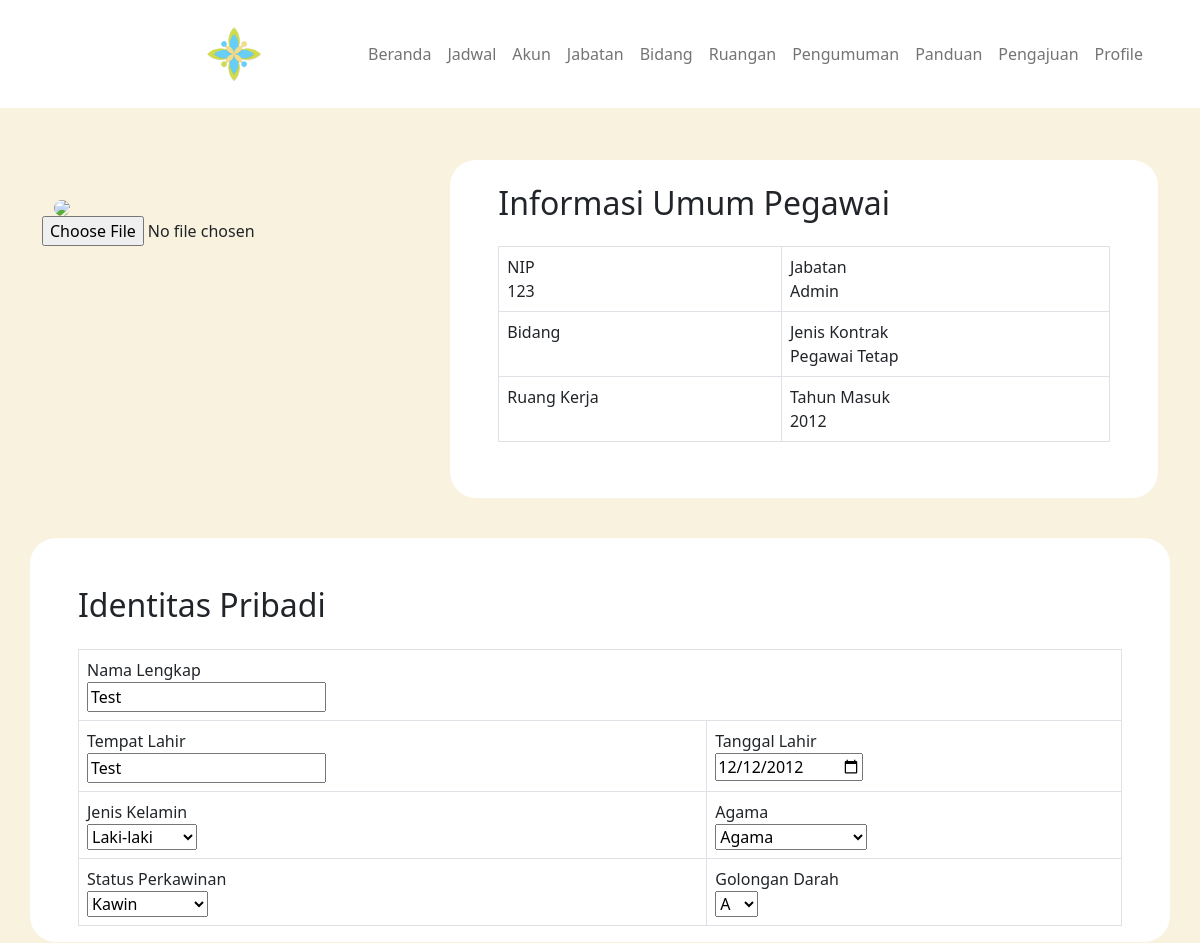
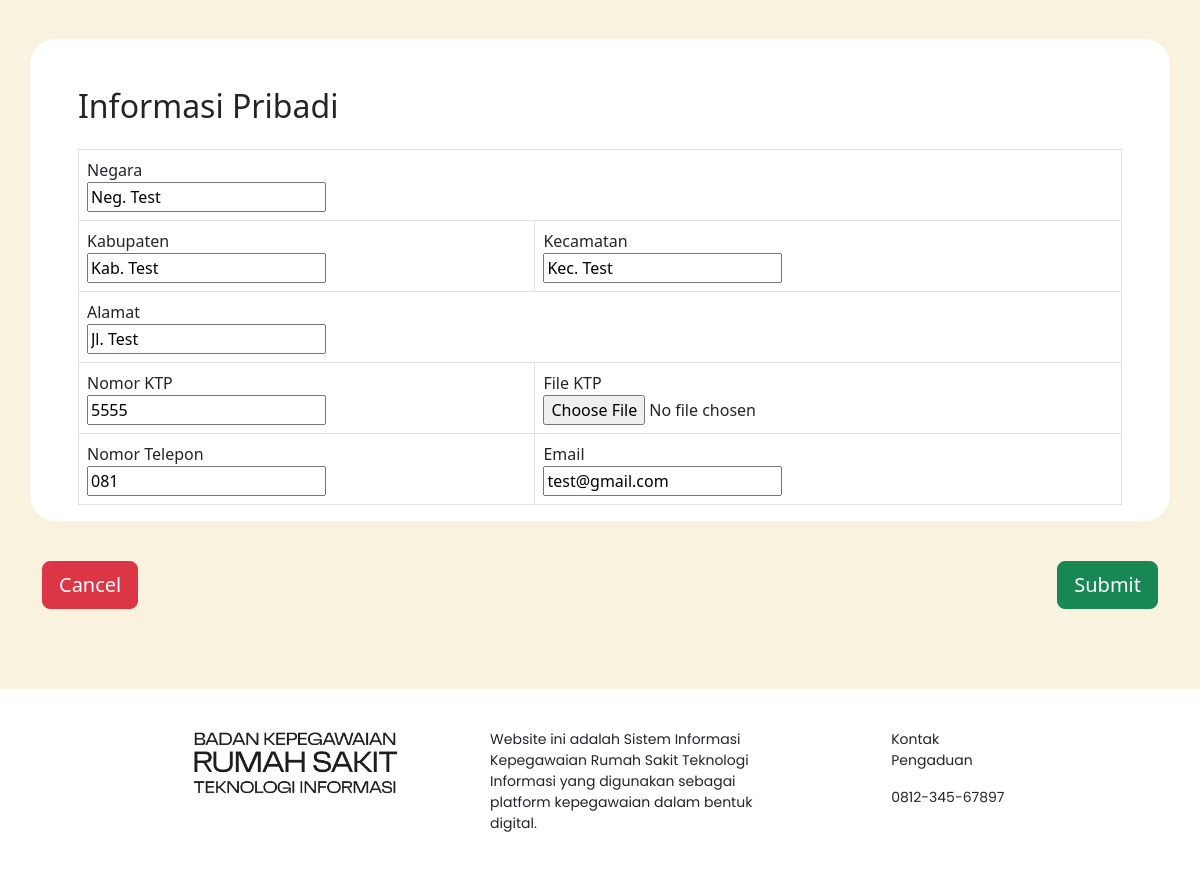
/profile_admin_edit.php (signed in), run on the app's committed database (2 pictures, top to bottom).
### tables this page shows
CREATE TABLE tb_pegawai(
	id_pegawai INT AUTO_INCREMENT,
	id_jabatan INT,
	id_bidang INT,
	id_ruangan INT,
	username VARCHAR(255),
	email VARCHAR(255),
	password_pg VARCHAR(255),
	nip VARCHAR(18),
	nama VARCHAR(255),
	foto_profile MEDIUMBLOB,
	no_hp VARCHAR(15),
	alamat VARCHAR(255),
	kecamatan VARCHAR(255),
	kabupaten VARCHAR(255),
	negara VARCHAR(255),
	agama VARCHAR(255),
	jenis_kelamin ENUM('L','P'),
	golongan_darah ENUM('A','B','AB','O'),
	tempat_lahir VARCHAR(255),
	tgl_lahir DATE,
	status_kawin ENUM('Kawin','Belum Kawin'),
	no_ktp VARCHAR(16),
	file_ktp MEDIUMBLOB,
	tahun_masuk YEAR,
	jenis_kontrak VARCHAR(255),
	tgl_buat TIMESTAMP,
	PRIMARY KEY(id_pegawai),
	FOREIGN KEY(id_jabatan) REFERENCES tb_jabatan(id_jabatan),
	FOREIGN KEY(id_bidang) REFERENCES tb_bidang(id_bidang),
	FOREIGN KEY(id_ruangan) REFERENCES tb_ruangan(id_ruangan),
	UNIQUE(username),
	UNIQUE(nip),
	UNIQUE(no_ktp)
);

CREATE TABLE tb_jabatan(
	id_jabatan INT AUTO_INCREMENT,
	nama_jabatan VARCHAR(255),
	PRIMARY KEY(id_jabatan),
	UNIQUE(nama_jabatan)
);

### profile_admin_edit.php (the view, shortened to what this page needs)
<?php
if (!isset($_SESSION["id_pegawai"]) || $_SESSION['nama_jabatan'] != 'Admin') {
    header("location:login.php");
} else {
    require "./dbConnection.php";
    $sql = 'SELECT *
            FROM tb_jabatan
            INNER JOIN tb_pegawai
                ON tb_pegawai.id_jabatan = tb_jabatan.id_jabatan
            WHERE id_pegawai = :id_pegawai';
    $statement = $pdo->prepare($sql);
    $statement->bindParam(':id_pegawai', $_SESSION["id_pegawai"], PDO::PARAM_STR);
    $statement->execute();
    $user_jabatan = $statement->fetch(PDO::FETCH_ASSOC);
    $sql = 'SELECT *
            FROM tb_bidang
            INNER JOIN tb_pegawai
                ON tb_pegawai.id_bidang = tb_bidang.id_bidang
            WHERE id_pegawai = :id_pegawai';
    $statement = $pdo->prepare($sql);
    $statement->bindParam(':id_pegawai', $_SESSION["id_pegawai"], PDO::PARAM_STR);
    $statement->execute();
    $user_bidang = $statement->fetch(PDO::FETCH_ASSOC);
    $sql = 'SELECT *
            FROM tb_ruangan
            INNER JOIN tb_pegawai
                ON tb_pegawai.id_ruangan = tb_ruangan.id_ruangan
            WHERE id_pegawai = :id_pegawai';
    $statement = $pdo->prepare($sql);
    $statement->bindParam(':id_pegawai', $_SESSION["id_pegawai"], PDO::PARAM_STR);
    $statement->execute();
    $user_ruangan = $statement->fetch(PDO::FETCH_ASSOC);
    $sql = 'SELECT *
            FROM tb_pegawai
            WHERE id_pegawai = :id_pegawai';
    $statement = $pdo->prepare($sql);
    $statement->bindParam(':id_pegawai', $_SESSION["id_pegawai"], PDO::PARAM_STR);
    $statement->execute();
    $user = $statement->fetch(PDO::FETCH_ASSOC);
    if ($user['jenis_kelamin'] == 'L') {
        $jk = 'Laki-laki';
    } else {
        $jk = 'Perempuan';
    }
}
?>
<!doctype html>
<html lang="en">
<head>
    <link rel="stylesheet" href="style/beranda.css">
    <link href="https://cdn.jsdelivr.net/npm/bootstrap@5.2.3/dist/css/bootstrap.min.css" rel="stylesheet">
</head>
<body class="d-flex flex-column min-vh-100" style="background-color: #F8F2DE;">
    <div class="d-flex flex-column justify-content-start header fixed-top">
        <nav class="navbar navbar-expand-sm">
            <div class="container-fluid">
                <img src="img/char-logo.png" alt="logo-rumah-sakit" height="60" class="kiri" style="padding-right: 8vw;">
                <div class="collapse navbar-collapse" id="navbarNav">
                    <ul class="navbar-nav text-center">
                    <li class="nav-item">
                        <a class="nav-link" aria-current="page" href="beranda-after_admin.php">Beranda</a>
                        </li>
                        <li class="nav-item">
                        <a class="nav-link" href="jadwal_admin.php">Jadwal</a>
                        </li>
                        <li class="nav-item">
                        <a class="nav-link" href="akun.php">Akun</a>
                        </li>
                        <li class="nav-item">
                        <a class="nav-link" href="jabatan.php">Jabatan</a>
                        </li>
                        <li class="nav-item">
                        <a class="nav-link" href="bidang.php">Bidang</a>
                        </li>
                        <li class="nav-item">
                        <a class="nav-link" href="ruangan.php">Ruangan</a>
                        </li>
                        <li class="nav-item">
                        <a class="nav-link" href="pengumuman_admin.php">Pengumuman</a>
                        </li>
                        <li class="nav-item">
                        <a class="nav-link" href="panduan_admin.php">Panduan</a>
                        </li>
                        <li class="nav-item">
                        <a class="nav-link" href="pengajuan_admin.php">Pengajuan</a>
                        </li>
                        <li class="nav-item">
                        <a class="nav-link" href="profile_admin.php">Profile</a>
                        </li>
                    </ul>
                </div>
            </div>
        </nav>
    </div>
    <form method="POST" accept-charset="utf-8" enctype="multipart/form-data">
        <div class="container" style="padding-top:20vh;">
            <div class="d-lg-flex flex-row justify-content-center">
                <div>
                    <img class="foto-profile" height="250px" style="margin-right: 9vw; margin-left: 1vw; margin-top: 5vh; border-radius:30px;"/>
                    <input type="file" name="foto_profile" accept="image/*">
                </div>
                <div class="container" style="background-color: #ffff; border-radius: 26px; width: 70%;">
                    <div class="d-flex flex-column justify-content-evenly" style="margin-top: 3vh; margin-left: 3vw; margin-right: 3vw; margin-bottom: 5vh;">
                        <h2>Informasi Umum Pegawai</h2>
                        <table class="table table-bordered" style="margin-top: 2vh; width:100%">
                            <tbody>
                                <tr>
                                <td>NIP<br><?= $user['nip']; ?></td>
                                <td>Jabatan<br><?= $user_jabatan['nama_jabatan']; ?></td>
                                </tr>
                                <tr>
                                <td>Bidang<br><?= $user_bidang['nama_bidang']; ?></td>
                                <td>Jenis Kontrak<br><?= $user['jenis_kontrak']; ?></td>
                                </tr>
                                <tr>
                                <td>Ruang Kerja<br><?= $user_ruangan['nama_ruangan']; ?></td>
                                <td>Tahun Masuk<br><?= $user['tahun_masuk']; ?></td>
                                </tr>
                            </tbody>
                        </table>
                    </div>
                </div>
            </div>
        </div>
        <div class="container" style="background-color: #ffff; border-radius: 26px; padding-top:3vh; margin-top:5vh;">
            <div class="d-flex flex-column justify-content-evenly" style="margin-top: 3vh; margin-left: 3vw; margin-right: 3vw; margin-bottom: 5vh;">
                <h2>Identitas Pribadi</h2>
                <table class="table table-bordered" style="margin-top: 2vh; width:100%">
                    <tbody>
                        <tr>
                        <td colspan="2">Nama Lengkap<br>
                        <input type="text" name="nama" value="<?= $user['nama']; ?>"/>
                        </td>
                        </tr>
                        <tr>
                        <td>Tempat Lahir<br>
                        <input type="text" name="tempat_lahir" value="<?= $user['tempat_lahir']; ?>"/>
                        </td>
                        <td>Tanggal Lahir<br>
                        <input type="date" name="tgl_lahir" value="<?= $user['tgl_lahir']; ?>"/>
                        </td>
                        </tr>
                        <tr>
                        <td>Jenis Kelamin<br>
                        <select name="jenis_kelamin">
                            <option value="<?= $user['jenis_kelamin']; ?>" selected hidden><?= $jk; ?></option>
                        </select>
                        </td>
                        <td>Agama<br>
                        <select name="agama">
                            <option value="<?= $user['agama']; ?>" selected hidden><?= $user['agama']; ?></option>
                        </select>
                        </td>
                        </tr>
                        <tr>
                        <td>Status Perkawinan<br>
                        <select name="status_kawin">
                            <option value="<?= $user['status_kawin']; ?>" selected hidden><?= $user['status_kawin']; ?></option>
                        </select>
                        </td>
                        <td>Golongan Darah<br>
                        <select name="golongan_darah">
                            <option value="<?= $user['golongan_darah']; ?>" selected hidden><?= $user['golongan_darah']; ?></option>
                        </select>
                        </td>
                        </tr>
                    </tbody>
                </table>
            </div>
        </div>
        <div class="container" style="background-color: #ffff; border-radius: 26px; padding-top:3vh; margin-top:5vh;">
            <div class="d-flex flex-column justify-content-evenly" style="margin-top: 3vh; margin-left: 3vw; margin-right: 3vw; margin-bottom: 5vh;">
                <h2>Informasi Pribadi</h2>
                <table class="table table-bordered" style="margin-top: 2vh; width:100%">
                    <tbody>
                        <tr>
                        <td colspan="2">Negara<br>
                        <input type="text" name="negara" value="<?= $user['negara']; ?>"/>
                        </td>
                        </tr>
                        <tr>
                        <td>Kabupaten<br>
                        <input type="text" name="kabupaten" value="<?= $user['kabupaten']; ?>"/>
                        </td>
                        <td>Kecamatan<br>
                        <input type="text" name="kecamatan" value="<?= $user['kecamatan']; ?>"/>
                        </td>
                        </tr>
                        <tr>
                        <td colspan="2">Alamat<br>
                        <input type="text" name="alamat" value="<?= $user['alamat']; ?>"/>
                        </td>
                        </tr>
                        <tr>
                        <td>Nomor KTP<br>
                        <input type="text" name="no_ktp" value="<?= $user['no_ktp']; ?>"/>
                        </td>
                        <td>File KTP<br>
                        <input type="file" name="file_ktp" accept=".pdf"/>
                        </td>
                        </tr>
                        <tr>
                        <td>Nomor Telepon<br>
                        <input type="tel" name="no_hp" value="<?= $user['no_hp']; ?>"/>
                        </td>
                        <td>Email<br>
                        <input type="email" name="email" value="<?= $user['email']; ?>"/>
                        </td>
                        </tr>
                    </tbody>
                </table>
            </div>
        </div>
        <div class="container d-lg-flex flex-row justify-content-between" style="margin-top: 5vh;">
            <a href="profile_admin.php">
                <button type="button" class="btn btn-danger btn-lg">Cancel</button>
            </a>
            <input type="submit" name="submit" class="btn btn-success btn-lg"></input>
        </div>
    </form>
    <div class="d-flex flex-row-lg justify-content-evenly footer">
        <div class="d-lg-flex flex-row justify-content-between">
            <img src="img/title-logo-black-2.png" alt="logo pegawai" height="70px" style="padding-right: 80px">
            <p class="desc">Website ini adalah Sistem Informasi Kepegawaian Rumah Sakit Teknologi Informasi yang digunakan sebagai platform kepegawaian dalam bentuk digital.</p>
        </div>
        <div class="d-flex flex-column justify-content-start informasi">
            <p class="kontak">Kontak Pengaduan</p>
            <p class="nomor">0812-345-67897</p>
        </div>
    </div>
</body>
</html>

### style/beranda.css (style rules this page uses)
body { min-height: 100vh; }
.header { background-color: #ffff; padding-top: 2vh; padding-bottom: 2vh; padding-left: 16vw; }
.footer { position: sticky; top: 100%; background-color: #ffff; padding-left: 16vw; padding-right: 16vw; padding-top: 5vh; padding-bottom: 3vh; margin-top: 10vh; }
.desc { margin-right: 10vw; margin-left: 1vw; font-size: 14px; font-family: "poppins"; }
.kontak { font-size: 14px; font-family: "poppins"; }
.nomor { font-size: 14px; font-family: "poppins"; }
.informasi { width: 250px; }

### data on the page
tb_pegawai: nip "123", id_jabatan.nama_jabatan "Admin", jenis_kontrak "Pegawai Tetap", tahun_masuk "2012", nama "Test", tempat_lahir "Test", tgl_lahir "12/12/2012", jenis_kelamin "Laki-laki", agama "Agama", status_kawin "Kawin", golongan_darah "A", negara "Neg. Test", kabupaten "Kab. Test", kecamatan "Kec. Test", alamat "Jl. Test", no_ktp "5555", no_hp "081", email "test@gmail.com"
